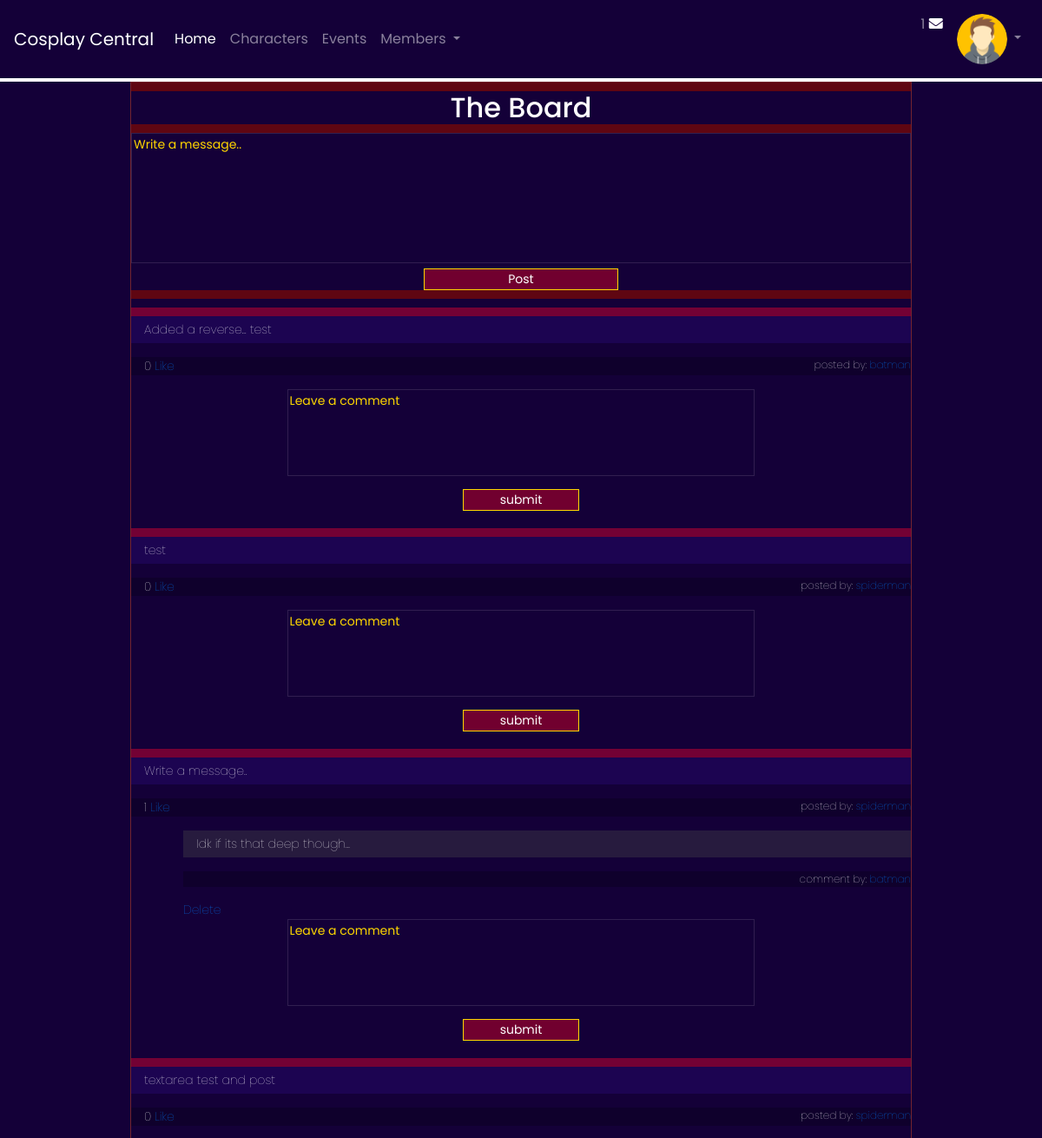
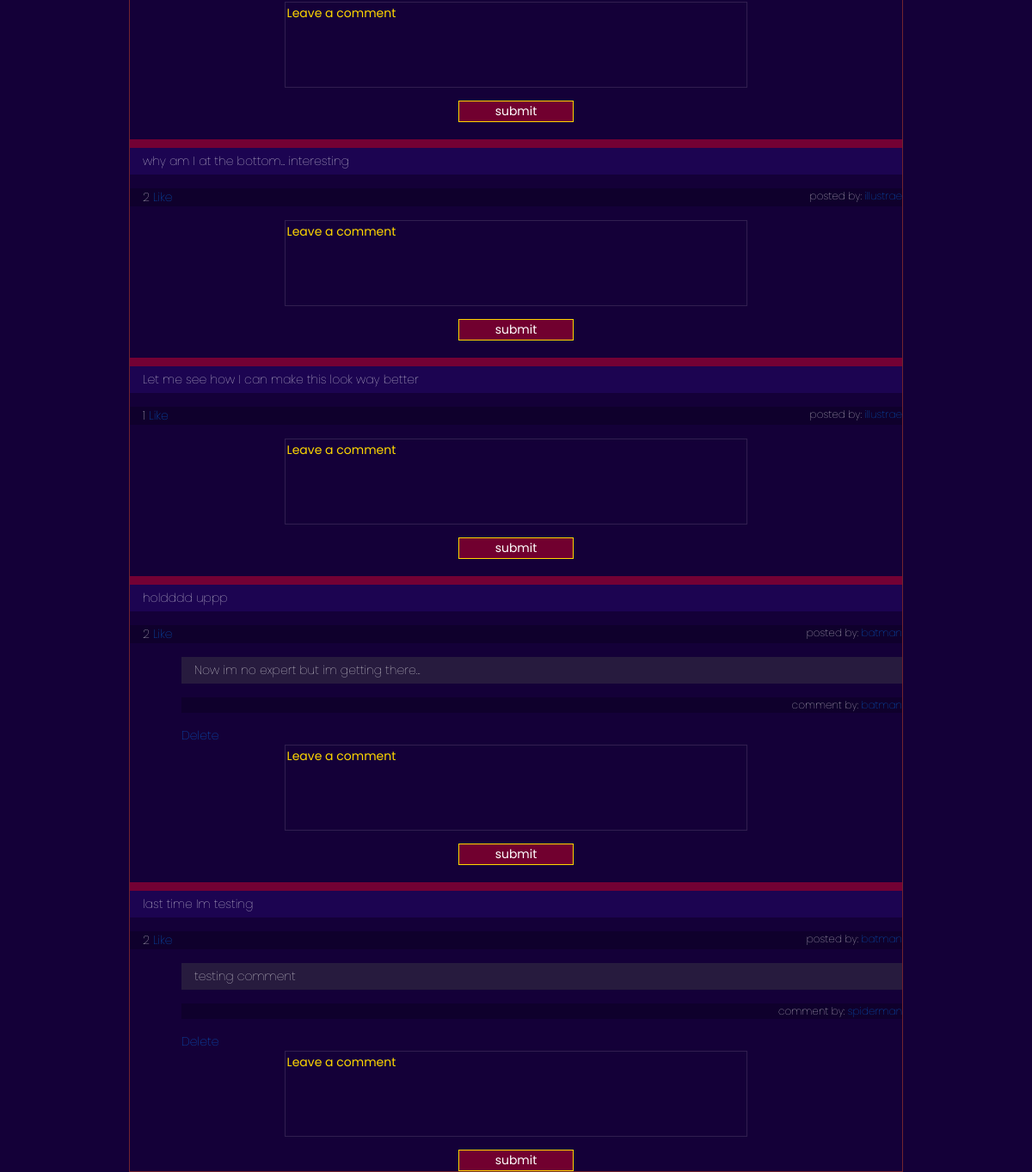
Screenshot of /forum/ (signed in) with the database file from the repository (2 pictures, top to bottom).
### cosplayapp/models.py (models this page shows, shortened)
class User(models.Model):
    first_name = models.CharField(max_length=45, null=True)
    last_name = models.CharField(max_length=45, null=True)
    username = models.CharField(max_length=255, null=True)
    email = models.EmailField(unique=True)
    password = models.CharField(max_length=45)
    confirm_pw = models.CharField(max_length=45)
    objects = UserManager()
    date_created = models.DateTimeField(auto_now_add=True)
    date_updated = models.DateTimeField(auto_now=True)

class Profile(models.Model):
    user = models.OneToOneField(User, unique=True, on_delete=models.CASCADE)
    location = models.CharField(max_length=45, null=True)
    favorite = models.CharField(max_length=255, null=True)
    about = models.TextField(null=True)
    image = models.ImageField(default='default.jpg', upload_to='profile_pics')

class Message(models.Model):
    message = models.TextField()
    poster = models.ForeignKey(User, related_name='user_messages', null=True, on_delete=models.CASCADE)
    user_likes = models.ManyToManyField(User, related_name='liked_posts')
    date_created = models.DateTimeField(auto_now_add=True, null=True)

class Comment(models.Model):
    comment = models.TextField()
    poster = models.ForeignKey(User, related_name='user_comments', null=True, on_delete=models.CASCADE)
    wall_message = models.ForeignKey(Message, related_name='post_comments', on_delete=models.CASCADE)
    created_at = models.DateTimeField(auto_now_add=True)

### cosplayapp/views.py (the view)
# urls.py: path('forum/', views.forum),
def forum(request):
    if 'user_id' not in  request.session:
        return redirect('/')
    user = User.objects.get(id=request.session['user_id'])
    context = {
        'user': user,
        'messages': Message.objects.all()
    }
    return render(request, 'forum.html', context)

### cosplayapp/templates/forum.html (shortened to what this page needs)
{% extends 'base.html' %}
{% block content %}
<div class='mainWall' id='mainWall'>
        <h2 id='forWall'>The Board</h2>
        <form action='/wall' method=POST id='wall1'>
        <textarea rows='5' type="text" label='Write' name='mess' id='wallP'>Write a message..</textarea>
        <input type="submit" value="Post" id='postbtn'>
        </form>
<div id="posts">
    {% for post in messages reversed %}
        <div class='one_post'>
        <p class='post'>{{post.message}}</p>
        </div>
        <div id='posted1'>
            <p class='poster' style='text-align:left;'>{{post.user_likes.count}} <a href='/like/{{post.id}}'> Like </a>
                <span style='float:right;font-size:12px;'>
                    posted by: <a href='/userProfile/{{post.poster.id}}'> {{post.poster.username}} </a>
                </span>
            </p>
<div id='comments1'>
    {% for comment in post.post_comments.all %}
        <p class='comments2'style='padding-left:15px;'> {{comment.comment}}</p>
        <p class='comments3' style='text-align:right;font-size:12px'> comment by: <a href='/userProfile/{{post.poster.id}}'>{{comment.poster.username}}</a></p>
        <a href="/delete/{{comment.id}}">Delete</a>
    {% endfor %}
</div>
<div id='comments4'>
    <form action='/add_comment/{{post.id}}' method=POST id='wall2'>
    <textarea rows='2' type='text' name='comment' id='commentP'>Leave a comment</textarea>
    <input type='submit' value='submit' id='commentbtn'>
            </form>
        </div>
    {% endfor %}
</div>
{% endblock content %}

### cosplayapp/templates/base.html (shortened to what this page needs)
<!doctype html>
<html lang='en'>
<head>
    {% load static %}
    <link rel='stylesheet' href='https://maxcdn.bootstrapcdn.com/bootstrap/4.0.0/css/bootstrap.min.css'>
    <link rel='stylesheet' href='{% static 'css/styles.css' %}'>
    <link rel='stylesheet' href='https://use.fontawesome.com/releases/v5.7.0/css/all.css'>
</head>
<body>
    <div class='main'>
        <nav class='mb-1 navbar navbar-expand-lg navbar-dark secondary-color lighten-1'>
            <a class='navbar-brand' href='#'>Cosplay Central</a>
    <div class='collapse navbar-collapse' id='navbarContent'>
        <ul class='navbar-nav mr-auto'>
            <li class='nav-item active'>
                <a class='nav-link' href='/dashboard/'>Home
                </a>
            </li>
            <li class='nav-item'>
                <a class='nav-link' href='/characters/'>Characters</a>
            </li>
            <li class='nav-item'>
                <a class='nav-link' href='#'>Events</a>
        </li>
        <li class='nav-item dropdown'>
            <a class='nav-link dropdown-toggle' id='navbarDropdown' data-toggle='dropdown' aria-haspopup='true' aria-expanded='false'>Members
            </a>
        </li>
    </ul>
    <ul class='navbar-nav ml-auto nav-flex-icons'>
        <li class='nav-item'>
            <a class='nav-link waves-effect waves-light'>1
                <i class='fas fa-envelope'></i>
            </a>
        </li>
        <li class='nav-item avatar dropdown'>
            <a class='nav-link dropdown-toggle' id='navbarDropdown2' data-toggle='dropdown' aria-haspopup='true' aria-expanded='false'>
                <img src='{{ user.profile.image.url }}' class='rounded-circle img-fluid' alt='avatar image'>
            </a>
        </li>
    </ul>
</div>
</nav>
</div>
<div>
{%block content%}{% endblock %}
</div>
</body>
</html>

### cosplayapp/static/css/styles.css (style rules this page uses)
* { color: white; background-color: #140038; font-family: Poppins; }
.navbar, .container { background-color: #140038; }
h2 { color: white; text-align: center; margin-top: 10px; margin-bottom: 10px; }
.rounded-circle { width: 58px; height: 58px; }
#mainWall { border-style: solid; border-width: thin; border-color: #ffffff1f; background-color: #5f0612; display: inline-flexbox; margin: auto; width: 75%; font-size: 14px; font-weight: lighter; }
#mainWall #wallP { width: 100%; height:150px; border-style: solid; border-width: thin; border-color: #ffffff1f; resize: none; color: gold; }
#mainWall #postbtn { width: 25%; display: block; margin-left: auto; margin-right: auto; border-style: solid; border-color: gold; border-width: 1px; background-color: rgba(138, 0, 46, 0.795); }
#mainWall .poster span, #mainWall .poster { background-color: #0f002c; text-align: right; display: block; margin-left: auto; margin-right: auto; padding-left: 15px; }
#mainWall #comments1 { width: auto; background-color: #140038; margin-left: 60px; }
#mainWall #posts .one_post { width: auto; margin-top: 10px; padding-top: 10px; border-width: 1px; border-color: gold; }
.one_post p.post { width: auto; border-top: solid; border-top-width: 10px; border-top-color: rgba(138, 0, 46, 0.795); background-color:#1e0555dc; padding: 5px; padding-left: 15px; }
p.comments2 { background-color: #302742b4; padding-top: 5px; padding-bottom: 5px; }
p.comments3 { background-color: #0f002c; }
#wall2 textarea { width: 60%; height: 100px; border-style: solid; border-width: thin; border-color: #ffffff1f; resize: none; color: gold; display: block; margin-left: auto; margin-right: auto; }
#comments4 #commentbtn { display: block; margin-left: auto; margin-right: auto; margin-top: 15px; width: 15%; justify-content: center; border-style: solid; border-color: gold; border-width: 1px; background-color: rgba(138, 0, 46, 0.795); }

### rows the page displays
User: profile.image (placeholder picture)
Message: message "Added a reverse... test", user_likes.count "0", poster.username "batman"
Message: message "test", user_likes.count "0", poster.username "spiderman"
Message: message "Write a message..", user_likes.count "1", poster.username "spiderman"
Comment: comment "Idk if its that deep though...", poster.username "batman"
Message: message "textarea test and post", user_likes.count "0", poster.username "spiderman"
Message: message "why am I at the bottom... interesting", user_likes.count "2", poster.username "illustrae"
Message: message "Let me see how I can make this look way better", user_likes.count "1", poster.username "illustrae"
Message: message "holdddd uppp", user_likes.count "2", poster.username "batman"
Comment: comment "Now im no expert but im getting there...", poster.username "batman"
Message: message "last time Im testing", user_likes.count "2", poster.username "batman"
Comment: comment "testing comment", poster.username "spiderman"
